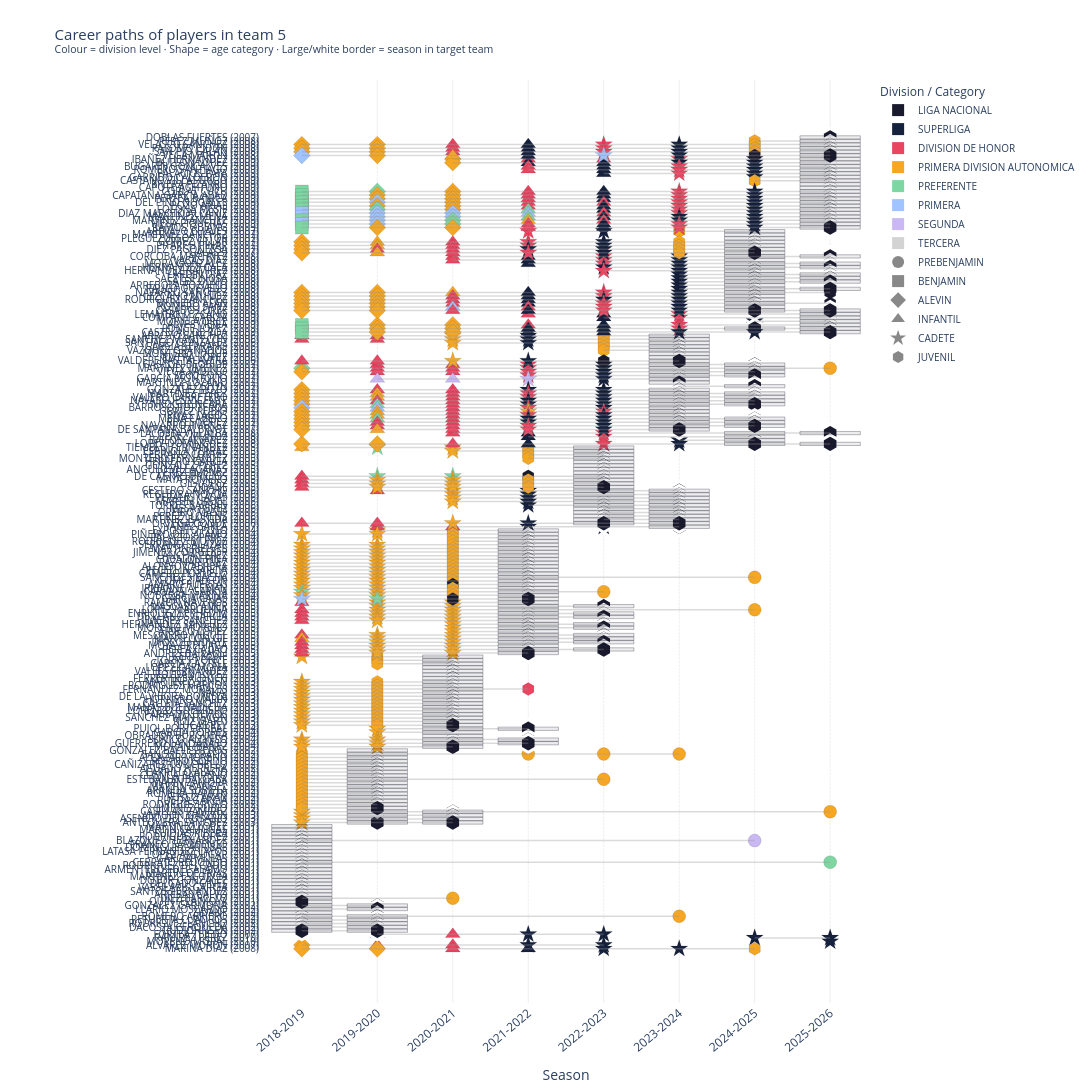

The notebook cell saved with this chart:
### Code cell
import plotly.graph_objects as go
import plotly.express as px
from plotly.subplots import make_subplots

# ── 4. Plotly timeline chart: one row per player, seasons on x-axis
# Each segment = one season; color = division_level; shape = category_base
# Thick border on target-team seasons

# Reduce to one row per (player, season) — best category/division for that season
best_per_season = (
    timeline
    .sort_values(["player_id", "season", "cat_order", "div_tier"])
    .drop_duplicates(subset=["player_id", "season"], keep="first")
    .copy()
)

# Determine display label for each player
best_per_season["display_name"] = (
    best_per_season["player_name"].str.split(",").str[0].str.strip()
    + " (" + best_per_season["birth_year"].fillna(0).astype(int).astype(str) + ")"
)

# Sort players by: first_target_season desc, then birth_year
player_order = (
    best_per_season[best_per_season["in_target_team"]]
    .groupby(["player_id", "display_name"])[["first_target_season", "birth_year"]]
    .first()
    .reset_index()
    .sort_values(["first_target_season", "birth_year"], ascending=[False, True])
)

# Fallback: players who only appear in target team
all_players_in_team = timeline["player_id"].unique()
missing = [p for p in all_players_in_team if p not in player_order["player_id"].values]
if missing:
    extra = (
        best_per_season[best_per_season["player_id"].isin(missing)]
        .groupby(["player_id", "display_name"])[["first_target_season", "birth_year"]]
        .first()
        .reset_index()
    )
    player_order = pd.concat([player_order, extra], ignore_index=True)

player_order["y_pos"] = range(len(player_order))
player_id_to_y = dict(zip(player_order["player_id"], player_order["y_pos"]))
player_id_to_name = dict(zip(player_order["player_id"], player_order["display_name"]))

# Division color palette
DIV_COLORS = {
    "LIGA NACIONAL":              "#1a1a2e",
    "SUPERLIGA":                  "#16213e",
    "DIVISION DE HONOR":          "#e94560",
    "PRIMERA DIVISION AUTONOMICA":"#f5a623",
    "PREFERENTE":                 "#7ed6a3",
    "PRIMERA":                    "#a0c4ff",
    "SEGUNDA":                    "#c9b8f4",
    "TERCERA":                    "#d3d3d3",
    "OTHER":                      "#eeeeee",
}

CAT_SYMBOLS = {
    "PREBENJAMIN": "circle",
    "BENJAMIN":    "square",
    "ALEVIN":      "diamond",
    "INFANTIL":    "triangle-up",
    "CADETE":      "star",
    "JUVENIL":     "hexagon",
}

# Build bar segments
all_seasons = sorted(best_per_season["season"].dropna().unique())
season_to_x = {s: i for i, s in enumerate(all_seasons)}

fig = go.Figure()

# Add one scatter trace per division level (for legend grouping)
added_divs = set()
added_cats = set()

for _, row in best_per_season.iterrows():
    pid = row["player_id"]
    if pid not in player_id_to_y:
        continue
    y = player_id_to_y[pid]
    x = season_to_x.get(row["season"])
    if x is None:
        continue

    div = row["division_level"] if pd.notna(row["division_level"]) else "OTHER"
    cat = row["category_base"] if pd.notna(row["category_base"]) else "OTHER"
    color = DIV_COLORS.get(div, "#eeeeee")
    symbol = CAT_SYMBOLS.get(cat, "circle")
    is_target = row["in_target_team"]

    hover = (
        f"<b>{player_id_to_name.get(pid, pid)}</b><br>"
        f"Season: {row['season']}<br>"
        f"Category: {cat}<br>"
        f"Division: {div}<br>"
        f"Club: {row.get('club_name_raw','')}<br>"
        f"Goals: {int(row['goals_total']) if pd.notna(row['goals_total']) else '?'}<br>"
        f"Matches: {int(row['matches_played']) if pd.notna(row['matches_played']) else '?'}"
    )

    fig.add_trace(go.Scatter(
        x=[x],
        y=[y],
        mode="markers",
        marker=dict(
            size=18 if is_target else 13,
            color=color,
            symbol=symbol,
            line=dict(color="#ffffff" if is_target else "rgba(0,0,0,0.2)",
                      width=3 if is_target else 0.5),
        ),
        hovertemplate=hover + "<extra></extra>",
        showlegend=False,
        name=div,
    ))

# Add connecting lines per player
for pid in player_id_to_y:
    rows_p = best_per_season[best_per_season["player_id"] == pid].sort_values("season")
    if len(rows_p) < 2:
        continue
    xs = [season_to_x[s] for s in rows_p["season"] if s in season_to_x]
    ys = [player_id_to_y[pid]] * len(xs)
    fig.add_trace(go.Scatter(
        x=xs, y=ys,
        mode="lines",
        line=dict(color="rgba(150,150,150,0.35)", width=1.5),
        showlegend=False,
        hoverinfo="skip",
    ))

# Shade the seasons where each player was in the target team
for pid, y in player_id_to_y.items():
    target_seasons = best_per_season[
        (best_per_season["player_id"] == pid) & best_per_season["in_target_team"]
    ]["season"].tolist()
    for s in target_seasons:
        x = season_to_x.get(s)
        if x is None:
            continue
        fig.add_shape(
            type="rect",
            x0=x - 0.4, x1=x + 0.4,
            y0=y - 0.45, y1=y + 0.45,
            fillcolor="rgba(26,26,46,0.08)",
            line=dict(color="rgba(26,26,46,0.3)", width=1),
        )

# Legend: division colors as colored squares
for div, color in DIV_COLORS.items():
    if div == "OTHER":
        continue
    fig.add_trace(go.Scatter(
        x=[None], y=[None],
        mode="markers",
        marker=dict(size=12, color=color, symbol="square"),
        name=div,
        showlegend=True,
    ))

# Legend: category shapes (grey, varying symbol)
for cat, sym in CAT_SYMBOLS.items():
    fig.add_trace(go.Scatter(
        x=[None], y=[None],
        mode="markers",
        marker=dict(size=12, color="#888", symbol=sym),
        name=cat,
        showlegend=True,
    ))

fig.update_layout(
    title=dict(
        text=f"Career paths of players in team {TARGET_TEAM_ID}<br>"
             "<sup>Colour = division level · Shape = age category · "
             "Large/white border = season in target team</sup>",
        font_size=15,
    ),
    xaxis=dict(
        tickvals=list(season_to_x.values()),
        ticktext=list(season_to_x.keys()),
        tickangle=-40,
        title="Season",
        gridcolor="rgba(200,200,200,0.3)",
    ),
    yaxis=dict(
        tickvals=list(player_id_to_y.values()),
        ticktext=[player_id_to_name[pid] for pid in player_id_to_y],
        tickfont=dict(size=10),
        title="",
        autorange="reversed",
    ),
    height=max(500, len(player_id_to_y) * 26 + 120),
    width=1100,
    legend=dict(
        orientation="v",
        x=1.01, y=1,
        font_size=10,
        title_text="Division / Category",
    ),
    plot_bgcolor="white",
    paper_bgcolor="white",
    margin=dict(l=260, r=200, t=80, b=60),
)

fig.show()
